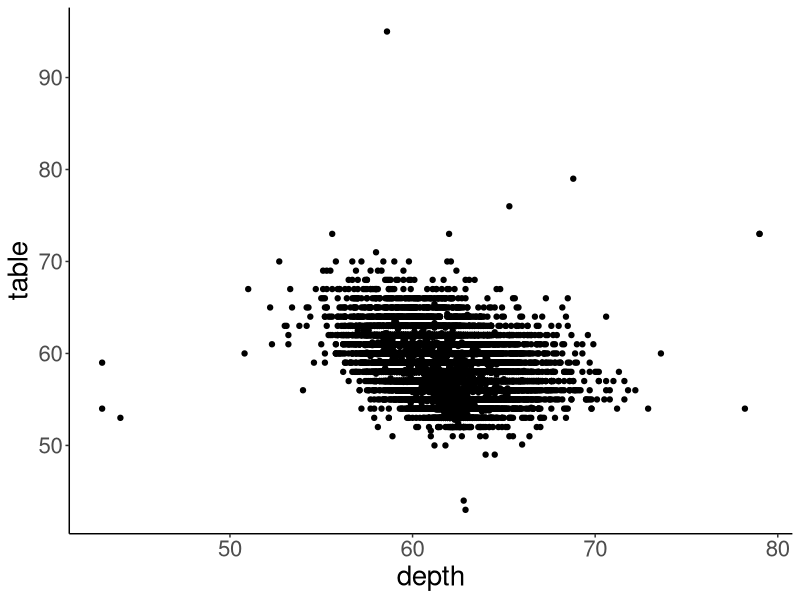

Generate this figure with R: (Note: this script raises an error after producing the figure.)
## ---- chunk 1
# these options here change the formatting of how comments are rendered
knitr::opts_chunk$set(comment = "#>")
## ---- chunk 2
library("knitr") # for rendering the RMarkdown file
library("tidyverse") # for data wrangling 
## ---- chunk 3
theme_set(theme_classic() + #set the theme 
    theme(text = element_text(size = 20))) #set the default text size
## ---- chunk 4
ggplot(data = diamonds,
       mapping = aes(x = depth, y = table)) +
  geom_point()
## ---- chunk 5
include_graphics("figures/practice_plot1.png")
## ---- chunk 6
ggplot(data = diamonds,
       mapping = aes(x = clarity, y = price)) +
  stat_summary(fun.y = "mean", geom = "bar") +
  stat_summary(fun.data = "mean_cl_boot", geom = "linerange")
## ---- chunk 7
include_graphics("figures/practice_plot2.png")
## ---- chunk 8
# make practice plot 3 here
ggplot(data = diamonds, 
       mapping = aes(x = color,
                     y = price,
                     group = clarity,
                     color = clarity)) +
  stat_summary(fun.data = "mean_cl_boot",
               geom = "linerange",
               size = 1) +
  stat_summary(fun.y = "mean",
               geom = "line",
               size = 2)
## ---- chunk 9
include_graphics("figures/practice_plot3.png")
## ---- chunk 10
# make practice plot 4 here
ggplot(data = diamonds,
       mapping = aes(x = color,
                     y = price,
                     fill = cut)) +
  stat_summary(fun.y = "mean",
               geom = "bar",
               position = position_dodge(width = 0.9),
               color = "black") +
  stat_summary(fun.data = "mean_cl_boot",
               geom = "linerange",
               position = position_dodge(width = 0.9),
               color = "black") +
  facet_grid(rows = vars(clarity)) +
  theme(axis.text.y = element_text(size = 10))
## ---- chunk 11
include_graphics("figures/practice_plot4.png")
